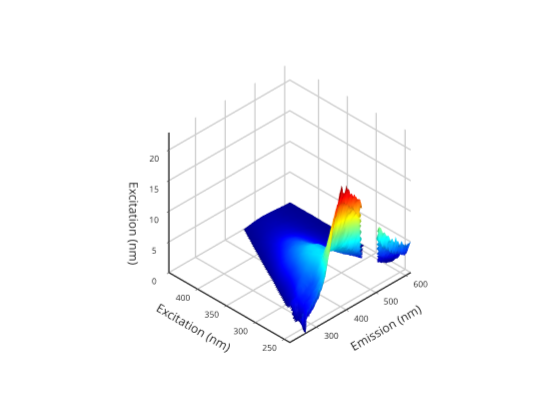

The notebook cell saved with this chart:
### Markdown cell above
# Picking specific values

Using the graph below you can find fluorescence values at any ex/em pairs that you wish to use for fluorescnece indices such as humification index or fluorescence index.

### Code cell
% use the plotly plotting command to make the surface rotatable
graphics_toolkit ("plotly"); 
makesurfaceplot(F,em,ex)

### Figure 1 — Plotly figure (JSON) as saved in the notebook; plotly's stock layout.template omitted (floating-point values rounded to 4 significant figures; data arrays with more than 128 entries replaced by an {"elided": "..."} marker saying what was removed)
{"data": [{"autocolorscale": "false", "cauto": "false", "cmax": 20.72, "cmin": 0, "colorscale": [[0, "rgb(0,0,143)"], [0.01587, "rgb(0,0,159)"], [0.03175, "rgb(0,0,175)"], [0.04762, "rgb(0,0,191)"], [0.06349, "rgb(0,0,207)"], [0.07937, "rgb(0,0,223)"], [0.09524, "rgb(0,0,239)"], [0.1111, "rgb(0,0,255)"], [0.127, "rgb(0,15,255)"], [0.1429, "rgb(0,31,255)"], [0.1587, "rgb(0,47,255)"], [0.1746, "rgb(0,63,255)"], [0.1905, "rgb(0,79,255)"], [0.2063, "rgb(0,95,255)"], [0.2222, "rgb(0,111,255)"], [0.2381, "rgb(0,127,255)"], [0.254, "rgb(0,143,255)"], [0.2698, "rgb(0,159,255)"], [0.2857, "rgb(0,175,255)"], [0.3016, "rgb(0,191,255)"], [0.3175, "rgb(0,207,255)"], [0.3333, "rgb(0,223,255)"], [0.3492, "rgb(0,239,255)"], [0.3651, "rgb(0,255,255)"], [0.381, "rgb(15,255,239)"], [0.3968, "rgb(31,255,223)"], [0.4127, "rgb(47,255,207)"], [0.4286, "rgb(63,255,191)"], [0.4444, "rgb(79,255,175)"], [0.4603, "rgb(95,255,159)"], [0.4762, "rgb(111,255,143)"], [0.4921, "rgb(127,255,127)"], [0.5079, "rgb(143,255,111)"], [0.5238, "rgb(159,255,95)"], [0.5397, "rgb(175,255,79)"], [0.5556, "rgb(191,255,63)"], [0.5714, "rgb(207,255,47)"], [0.5873, "rgb(223,255,31)"], [0.6032, "rgb(239,255,15)"], [0.619, "rgb(255,255,0)"], [0.6349, "rgb(255,239,0)"], [0.6508, "rgb(255,223,0)"], [0.6667, "rgb(255,207,0)"], [0.6825, "rgb(255,191,0)"], [0.6984, "rgb(255,175,0)"], [0.7143, "rgb(255,159,0)"], [0.7302, "rgb(255,143,0)"], [0.746, "rgb(255,127,0)"], [0.7619, "rgb(255,111,0)"], [0.7778, "rgb(255,95,0)"], [0.7937, "rgb(255,79,0)"], [0.8095, "rgb(255,63,0)"], [0.8254, "rgb(255,47,0)"], [0.8413, "rgb(255,31,0)"], [0.8571, "rgb(255,15,0)"], [0.873, "rgb(255,0,0)"], [0.8889, "rgb(239,0,0)"], [0.9048, "rgb(223,0,0)"], [0.9206, "rgb(207,0,0)"], [0.9365, "rgb(191,0,0)"], [0.9524, "rgb(175,0,0)"], [0.9683, "rgb(159,0,0)"], [0.9841, "rgb(143,0,0)"], [1, "rgb(127,0,0)"]], "contours": {"x": {"highlight": true, "highlightcolor": "rgb(0, 0, 0)", "highlightwidth": 1, "show": false}, "y": {"highlight": true, "highlightcolor": "rgb(0, 0, 0)", "highlightwidth": 1, "show": false}, "z": {"highlight": true, "highlightcolor": "rgb(0, 0, 0)", "highlightwidth": 1, "show": false}}, "name": "", "scene": "scene", "showlegend": false, "showscale": false, "surfacecolor": {"elided": "65x125 float values"}, "type": "surface", "visibility": true, "x": [210.9, 214.1, 217.2, 220.4, 223.6, 226.7, 229.9, 233.1, 236.3, 239.5, 242.7, 245.8, 249.0, 252.2, 255.4, 258.6, 261.8, 265.0, 268.2, 271.4, 274.6, 277.9, 281.1, 284.3, 287.5, 290.7, 293.9, 297.2, 300.4, 303.6, 306.9, 310.1, 313.3, 316.6, 319.8, 323.0, 326.3, 329.5, 332.8, 336.0, 339.3, 342.5, 345.8, 349.0, 352.3, 355.5, 358.8, 362.1, 365.3, 368.6, 371.9, 375.1, 378.4, 381.7, 384.9, 388.2, 391.5, 394.8, 398.1, 401.3, 404.6, 407.9, 411.2, 414.5, 417.8, 421.1, 424.4, 427.7, 431.0, 434.2, 437.5, 440.8, 444.1, 447.5, 450.8, 454.1, 457.4, 460.7, 464.0, 467.3, 470.6, 473.9, 477.2, 480.5, 483.9, 487.2, 490.5, 493.8, 497.1, 500.5, 503.8, 507.1, 510.4, 513.7, 517.1, 520.4, 523.7, 527.0, 530.4, 533.7, 537.0, 540.4, 543.7, 547.0, 550.4, 553.7, 557.0, 560.4, 563.7, 567.0, 570.4, 573.7, 577.0, 580.4, 583.7, 587.1, 590.4, 593.7, 597.1, 600.4, 603.8, 607.1, 610.5, 613.8, 617.1], "y": [449.6, 446.3, 443.0, 439.8, 436.5, 433.2, 430.0, 426.7, 423.4, 420.1, 416.9, 413.6, 410.3, 407.1, 403.8, 400.5, 397.3, 394.0, 390.7, 387.4, 384.2, 380.9, 377.6, 374.4, 371.1, 367.8, 364.6, 361.3, 358.0, 354.8, 351.5, 348.2, 344.9, 341.7, 338.4, 335.1, 331.9, 328.6, 325.3, 322.1, 318.8, 315.5, 312.2, 309.0, 305.7, 302.4, 299.2, 295.9, 292.6, 289.4, 286.1, 282.8, 279.5, 276.3, 273, 269.7, 266.5, 263.2, 259.9, 256.6, 253.4, 250.1, 246.8, 243.6, 240.3], "z": {"elided": "65x125 float values"}}], "layout": {"height": 420, "hovermode": "closest", "margin": {"b": 0, "l": 0, "r": 0, "t": 0}, "plot_bgcolor": "rgba(0, 0, 0, 0)", "scene": {"aspectmode": "auto", "aspectratio": {"x": 1, "y": 1, "z": 1}, "camera": {"projection": {"type": "orthographic"}}, "domain": {"x": [0.13, 0.905], "y": [0.11, 0.925]}, "xaxis": {"autorange": false, "exponentformat": "none", "gridcolor": "", "gridwidth": 3, "linecolor": "rgb(38,38,38)", "linewidth": 3, "mirror": false, "range": [617.1, 210.9], "showgrid": true, "showline": true, "side": "bottom", "spikedash": "solid", "spikemode": "across", "spikesides": false, "spikethickness": 1, "tickangle": 0, "tickcolor": "rgb(38,38,38)", "tickfont": {"color": "rgb(38,38,38)", "size": 10}, "ticklen": 3, "ticks": "outside", "ticktext": ["300", "400", "500", "600"], "tickvals": [300, 400, 500, 600], "title": {"font": {"color": "rgb(38,38,38)", "size": 12}, "text": "Emission (nm)"}, "type": "linear", "visible": true, "zeroline": false}, "yaxis": {"autorange": false, "exponentformat": "none", "gridcolor": "", "gridwidth": 3, "linecolor": "rgb(38,38,38)", "linewidth": 3, "mirror": false, "range": [449.6, 240.3], "showgrid": true, "showline": true, "side": "left", "spikedash": "solid", "spikemode": "across", "spikesides": false, "spikethickness": 1, "tickangle": 0, "tickcolor": "rgb(38,38,38)", "tickfont": {"color": "rgb(38,38,38)", "size": 10}, "ticklen": 3, "ticks": "outside", "ticktext": ["250", "300", "350", "400"], "tickvals": [250, 300, 350, 400], "title": {"font": {"color": "rgb(38,38,38)", "size": 12}, "text": "Excitation (nm)"}, "type": "linear", "visible": true, "zeroline": false}, "zaxis": {"autorange": false, "exponentformat": "none", "gridcolor": "", "gridwidth": 3, "linecolor": "rgb(38,38,38)", "linewidth": 3, "mirror": false, "range": [0, 22.8], "showgrid": true, "showline": true, "side": "none", "spikedash": "solid", "spikemode": "across", "spikesides": false, "spikethickness": 1, "tickangle": 0, "tickcolor": "rgb(38,38,38)", "tickfont": {"color": "rgb(38,38,38)", "size": 10}, "ticklen": 3, "ticks": "outside", "ticktext": ["0", "5", "10", "15", "20"], "tickvals": [0, 5, 10, 15, 20], "title": {"font": {"color": "rgb(38,38,38)", "size": 12}, "text": "Excitation (nm)"}, "type": "linear", "visible": true, "zeroline": false}}, "showlegend": false, "width": 560}}
